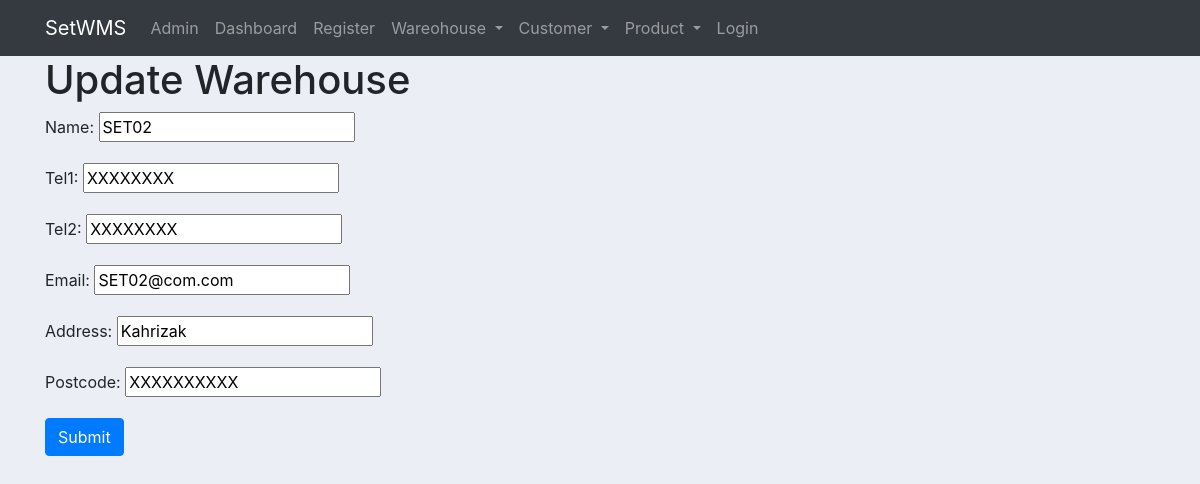
/set_app/warehouse_update/2/, run on an earlier commit of the app's database.
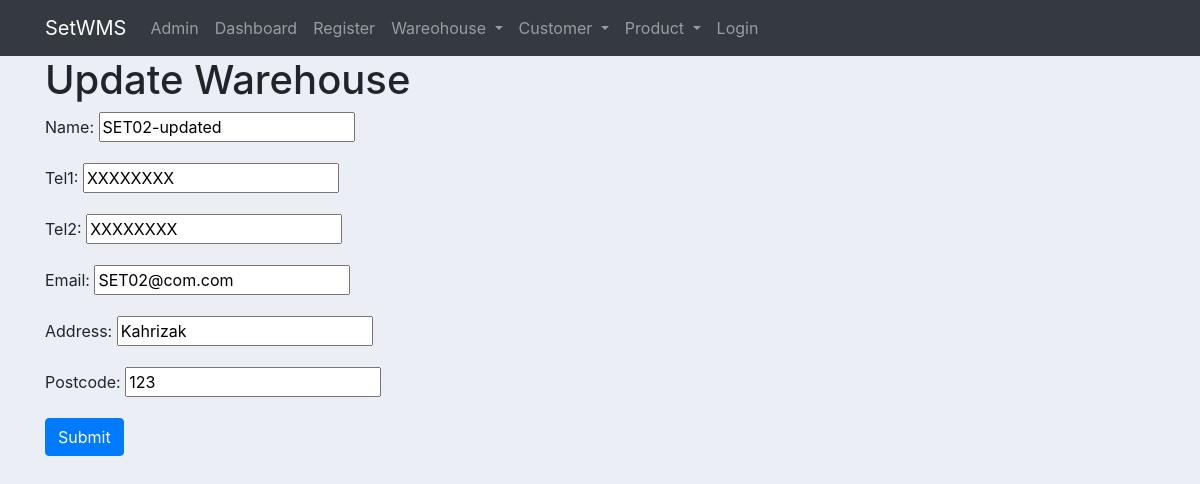
And on a later commit of the database.
### set_app/models.py (models this page shows, shortened)
class Warehouse(models.Model):
	name = models.CharField(max_length=256, default="warehouse name")
	tel1 = models.CharField(max_length=256, default="XXXXXXXX")
	tel2 = models.CharField(max_length=256, default="XXXXXXXX")
	email = models.EmailField()
	address = models.CharField(max_length=512, default="address")
	postcode = models.CharField(max_length=10, default="XXXXXXXXXX")
	timestamp_created = models.DateTimeField(auto_now_add=True)

### set_app/views.py (the view)
# urls.py: path('warehouse_update/<int:pk>/', views.WarehouseUpdateView.as_view(), name='warehouse_update'),
class WarehouseUpdateView(UpdateView):
	fields = ('name', 'tel1', 'tel2', 'email', 'address', 'postcode')
	model = Warehouse

### set_app/templates/set_app/warehouse_form.html (shortened to what this page needs)
{% extends "set_app/set_app_base.html" %}
{% block body_block %}
    <h1>
        {% if not form.instance.pk %}
            Create Warehouse
        {% else %}
            Update Warehouse
        {% endif %}
    </h1>
    <form method="post">
        {{ form.as_p }}
        <input type="submit" class="btn btn-primary" value="Submit">
    </form>
{% endblock %}

What changed in the data, as far as the page shows it:
changed Warehouse "XXXXXXXX": name "SET02" → "SET02-updated"; postcode "XXXXXXXXXX" → "123"
